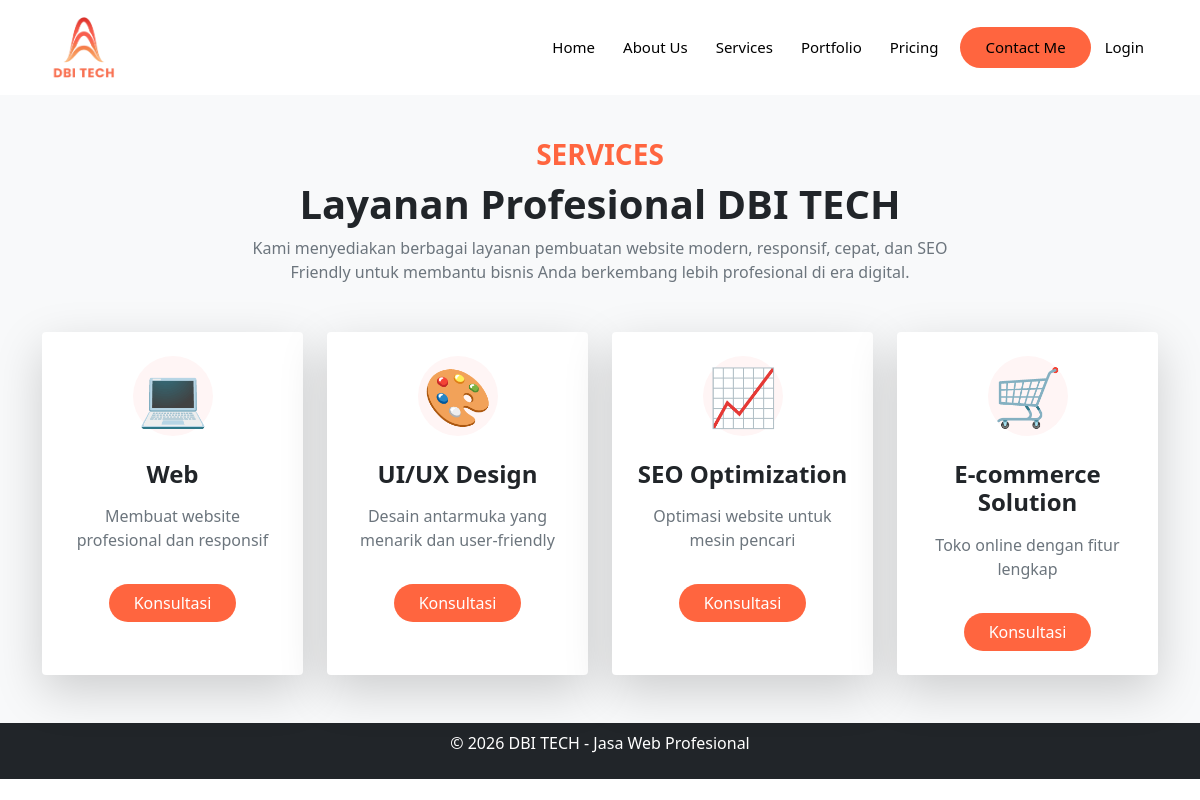
Screenshot of /index.php?page=services with the database file from the repository.
### tables this page shows
CREATE TABLE services (
  id int NOT NULL,
  title varchar(100) NOT NULL,
  description text,
  icon varchar(50) DEFAULT NULL,
  created_at timestamp NULL DEFAULT CURRENT_TIMESTAMP
);

### pages/services.php (the view, shortened to what this page needs)
<?php
require_once 'config/database.php';
$stmt = $pdo->query("SELECT * FROM services ORDER BY created_at DESC");
$services = $stmt->fetchAll();
?>
<section class="services-section py-5" style="background: #f8f9fa;">
    <div class="container">
        <div class="text-center mb-5">
            <h3 class="fw-bold text-uppercase" style="color: #FF653F;">Services</h3>
            <h1 class="fw-bold mt-2">Layanan Profesional DBI TECH</h1>
            <p class="text-muted mx-auto" style="max-width: 700px;">
                Kami menyediakan berbagai layanan pembuatan website modern,
                responsif, cepat, dan SEO Friendly untuk membantu bisnis Anda
                berkembang lebih profesional di era digital.
            </p>
        </div>
        <div class="row g-4">
            <?php foreach($services as $service): ?>
            <div class="col-md-6 col-lg-3">
                <div class="card border-0 shadow-lg h-100 rounded-4 service-card">
                    <div class="card-body text-center p-4">
                        <div class="service-icon mb-4">
                            <div class="display-4 text-danger">
                                <?php echo $service['icon']; ?>
                            </div>
                        </div>
                        <h4 class="fw-bold mb-3">
                            <?php echo htmlspecialchars($service['title']); ?>
                        </h4>
                        <p class="text-muted">
                            <?php echo htmlspecialchars($service['description']); ?>
                        </p>
                        <a href="index.php?page=contact"
                            class="btn rounded-pill px-4 mt-3 text-white" style="background-color: #FF653F;">
                            Konsultasi
                        </a>
                    </div>
                </div>
            </div>
            <?php endforeach; ?>
        </div>
    </div>
</section>

### pages/services.php (style rules this page uses)
.service-card { transition: 0.3s ease; }
.service-icon { width: 80px; height: 80px; margin: auto; background: #fff5f5; border-radius: 50%; display: flex; align-items: center; justify-content: center; }

### rows the page displays
services: icon "💻", title "Web", description "Membuat website profesional dan responsif"
services: icon "🎨", title "UI/UX Design", description "Desain antarmuka yang menarik dan user-friendly"
services: icon "📈", title "SEO Optimization", description "Optimasi website untuk mesin pencari"
services: icon "🛒", title "E-commerce Solution", description "Toko online dengan fitur lengkap"
